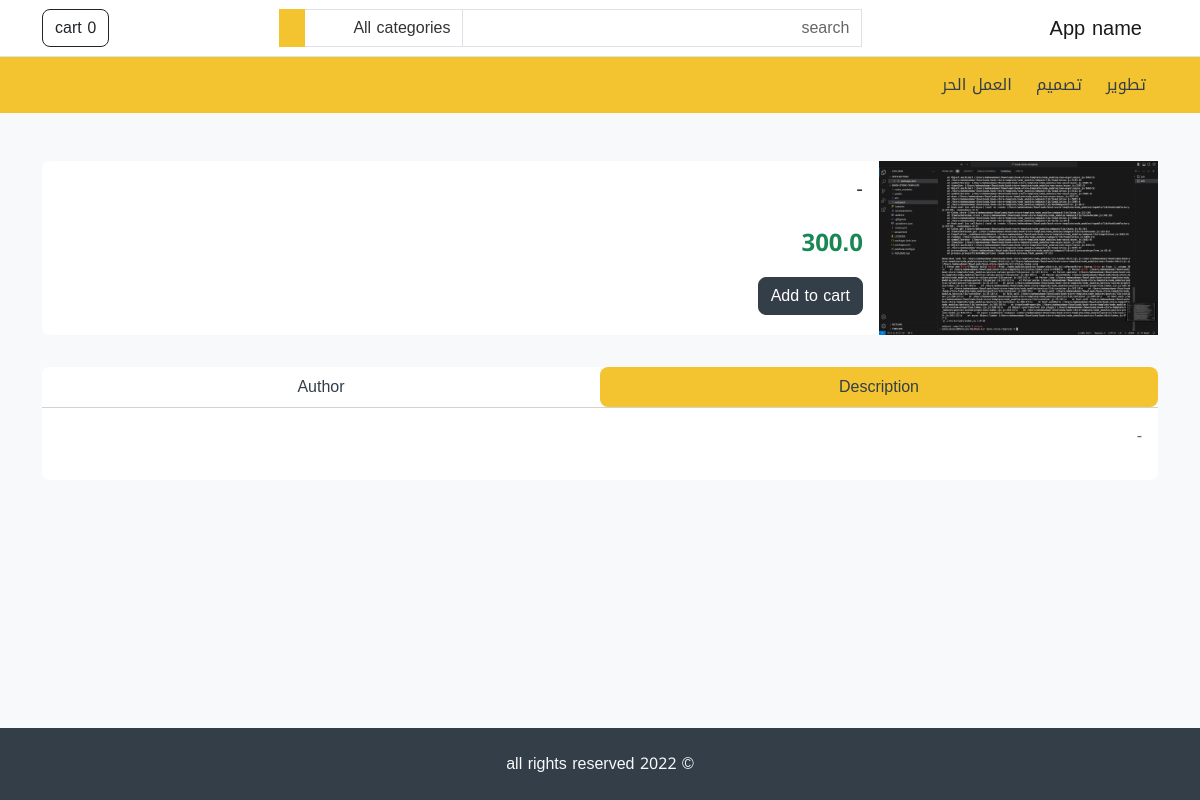
Page /product/1 on the committed database.
### store/models.py (models this page shows, shortened)
class Category (models.Model):
    Name=models.CharField(max_length=255,unique=True)
    featured=models.BooleanField(default=False)
    order=models.IntegerField(default=1)
    created_at=models.DateTimeField(auto_now_add=True)
    updated_at=models.DateTimeField(auto_now=True)

class Product(models.Model):
    name=models.CharField(max_length=255)
    Short_description = models.TextField(null=True)
    description=models.TextField(null=True)
    image=models.ImageField()
    pdf_file=models.FileField(null=True)
    price=models.FloatField()
    featured=models.BooleanField(default=False)
    created_at=models.DateTimeField(auto_now_add=True)
    updated_at=models.DateTimeField(auto_now=True)
    category=models.ForeignKey(Category,on_delete=models.PROTECT)
    author=models.ForeignKey(Author,on_delete=models.SET_NULL,null=True)

### store/views.py (the view)
# urls.py: path('product/<int:pid>',views.product , name='store.product'),
def product(request,pid):
    product=Product.objects.get(pk=pid)
    return render(
        request,'product.html',
        {
            'product':product
        }
    )

### store/context_processors.py (called while the page is built)
def store_website(request):
    categories=Category.objects.order_by('order')
    cart = Cart.objects.filter(session=request.session.session_key).last()
    cart_total=0
    cart_products = []
    if cart:
        cart_products = Product.objects.filter(pk__in=cart.items)
        for item in cart_products:
            cart_total += item.price
    return {
        'categories': categories,
        'cart_products': cart_products,
        'cart_total': cart_total,
    }

### store/templates/product.html (shortened to what this page needs)
{% extends 'base.html' %}
{% load i18n my_filters %}
{% block content %}
    <div class="container my-5">
        <section>
            <div class="card mb-3">
                <div class="row g-0">
                    <div class="col-md-3">
                        <div class="swiper my-auto swiper-product">
                            <div class="swiper-wrapper">
                                <div class="swiper-slide">
                                    <img src="{{ product.image.url }}" class="img-fluid" alt="...">
                                </div>
                            </div>
                        </div>
                    </div>
                    <div class="col-md-9">
                        <div class="card-body">
                            <h5 class="card-title">{{ product.name }}</h5>
                            <p class="card-text fs-4">
                                <strong class="text-success mt-3">{{ product.price }}</strong>
                            </p>
                            <button class="btn btn-secondary" data-url="{% url 'store.cart_add' product.id %}" onclick="cartUpdate(this)">{% trans 'Add to cart' %}</button>
                        </div>
                    </div>
                </div>
            </div>
        </section>
        <section>
            <div class="card">
                <div class="card-header p-0 bg-white">
                    <ul class="nav nav-pills nav-justified" id="pills-tab" role="tablist">
                        <li class="nav-item" role="presentation">
                            <button class="nav-link active text-secondary" id="pills-home-tab" data-bs-toggle="pill"
                                    data-bs-target="#pills-home" type="button" role="tab" aria-controls="pills-home"
                                    aria-selected="true">
                                {% trans 'Description' %}
                            </button>
                        </li>
                        <li class="nav-item" role="presentation">
                            <button class="nav-link text-secondary" id="pills-profile-tab" data-bs-toggle="pill"
                                    data-bs-target="#pills-profile" type="button" role="tab"
                                    aria-controls="pills-profile" aria-selected="false">
                                {% trans 'Author' %}
                            </button>
                        </li>
                    </ul>
                </div>
                <div class="card-body">
                    <div class="tab-content" id="pills-tabContent">
                        <div class="tab-pane fade show active" id="pills-home" role="tabpanel"
                             aria-labelledby="pills-home-tab">
                            <p class="fs-6 text-muted">{{ product.description }}</p>
                        </div>
                    </div>
                </div>
            </div>
        </section>
    </div>
{% endblock %}

### store/templates/partials/header.html (shortened to what this page needs)
{% load i18n %}
<nav class="navbar navbar-expand-lg navbar-light bg-white border-bottom">
    <div class="container">
      <a class="navbar-brand" href="/"> {% trans 'App name' %} </a>
      <div
        class="collapse navbar-collapse mt-2 mt-lg-0"
        id="navbarSupportedContent">
        {% include 'partials/header_search.html' %}
        <ul class="navbar-nav my-2 my-lg-0">
          <li class="nav-item">
            <a href="{% url 'store.cart' %}" class="btn btn-outline-dark" type="button">
              {% trans 'cart' %} <span id="card-items-count">{{ cart_products|length}}</span>
            </a>
          </li>
        </ul>
      </div>
    </div>
  </nav>
  <nav class="navbar navbar-expand-lg navbar-light bg-primary">
    <div class="container">
      <div
        class="collapse navbar-collapse mt-2 mt-lg-0"
        id="navbarSupportedContent"
      >
        <ul class="navbar-nav my-2 my-lg-0">
            {% for category in categories %}
            <li class="nav-item">
                <a class="nav-link mx-1" href="{% url 'store.category' category.id %}" role="button">
                  {{category.Name}}
                </a>
              </li>
            {% endfor %}
        </ul>
      </div>
    </div>
  </nav>

### rows in the picture
Category: Name "تطوير"
Category: Name "تصميم"
Category: Name "العمل الحر"
Product: image (picture), name "-", price "300.0", description "-"

### other values in the picture
{{ cart_products|length }} "0"
